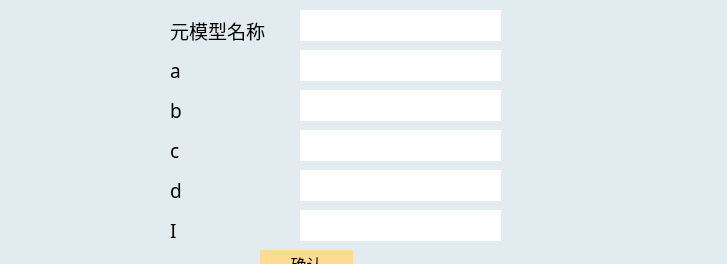
<?xml version="1.0" encoding="UTF-8"?>
<ui version="4.0">
 <class>Form</class>
 <widget class="QWidget" name="Form">
  <property name="geometry">
   <rect>
    <x>0</x>
    <y>0</y>
    <width>727</width>
    <height>264</height>
   </rect>
  </property>
  <property name="windowTitle">
   <string>Form</string>
  </property>
  <property name="styleSheet">
   <string notr="true">QWidget {
            background-color:#e2ebf0;          
			border-style: solid;
        }</string>
  </property>
  <widget class="QLineEdit" name="aEdit">
   <property name="geometry">
    <rect>
     <x>300</x>
     <y>50</y>
     <width>201</width>
     <height>31</height>
    </rect>
   </property>
   <property name="styleSheet">
    <string notr="true">QLineEdit {
            background-color:#FFFFFF;          
			border-style: solid;
        }</string>
   </property>
  </widget>
  <widget class="QLineEdit" name="bEdit">
   <property name="geometry">
    <rect>
     <x>300</x>
     <y>90</y>
     <width>201</width>
     <height>31</height>
    </rect>
   </property>
   <property name="styleSheet">
    <string notr="true">QLineEdit {
            background-color:#FFFFFF;          
			border-style: solid;
        }</string>
   </property>
  </widget>
  <widget class="QLabel" name="label">
   <property name="geometry">
    <rect>
     <x>170</x>
     <y>60</y>
     <width>71</width>
     <height>21</height>
    </rect>
   </property>
   <property name="font">
    <font>
     <family>黑体</family>
     <pointsize>14</pointsize>
    </font>
   </property>
   <property name="text">
    <string>a</string>
   </property>
  </widget>
  <widget class="QLabel" name="label_2">
   <property name="geometry">
    <rect>
     <x>170</x>
     <y>100</y>
     <width>71</width>
     <height>21</height>
    </rect>
   </property>
   <property name="font">
    <font>
     <family>黑体</family>
     <pointsize>14</pointsize>
    </font>
   </property>
   <property name="text">
    <string>b</string>
   </property>
  </widget>
  <widget class="QLabel" name="label_3">
   <property name="geometry">
    <rect>
     <x>170</x>
     <y>180</y>
     <width>71</width>
     <height>21</height>
    </rect>
   </property>
   <property name="font">
    <font>
     <family>黑体</family>
     <pointsize>14</pointsize>
    </font>
   </property>
   <property name="text">
    <string>d</string>
   </property>
  </widget>
  <widget class="QLineEdit" name="cEdit">
   <property name="geometry">
    <rect>
     <x>300</x>
     <y>130</y>
     <width>201</width>
     <height>31</height>
    </rect>
   </property>
   <property name="styleSheet">
    <string notr="true">QLineEdit {
            background-color:#FFFFFF;          
			border-style: solid;
        }</string>
   </property>
  </widget>
  <widget class="QLineEdit" name="dEdit">
   <property name="geometry">
    <rect>
     <x>300</x>
     <y>170</y>
     <width>201</width>
     <height>31</height>
    </rect>
   </property>
   <property name="styleSheet">
    <string notr="true">QLineEdit {
            background-color:#FFFFFF;          
			border-style: solid;
        }</string>
   </property>
  </widget>
  <widget class="QLabel" name="label_4">
   <property name="geometry">
    <rect>
     <x>170</x>
     <y>140</y>
     <width>71</width>
     <height>21</height>
    </rect>
   </property>
   <property name="font">
    <font>
     <family>黑体</family>
     <pointsize>14</pointsize>
    </font>
   </property>
   <property name="text">
    <string>c</string>
   </property>
  </widget>
  <widget class="QLineEdit" name="IEdit">
   <property name="geometry">
    <rect>
     <x>300</x>
     <y>210</y>
     <width>201</width>
     <height>31</height>
    </rect>
   </property>
   <property name="styleSheet">
    <string notr="true">QLineEdit {
            background-color:#FFFFFF;          
			border-style: solid;
        }</string>
   </property>
  </widget>
  <widget class="QLabel" name="label_5">
   <property name="geometry">
    <rect>
     <x>170</x>
     <y>220</y>
     <width>71</width>
     <height>21</height>
    </rect>
   </property>
   <property name="font">
    <font>
     <family>黑体</family>
     <pointsize>14</pointsize>
    </font>
   </property>
   <property name="text">
    <string>I</string>
   </property>
  </widget>
  <widget class="QLineEdit" name="nameEdit">
   <property name="geometry">
    <rect>
     <x>300</x>
     <y>10</y>
     <width>201</width>
     <height>31</height>
    </rect>
   </property>
   <property name="styleSheet">
    <string notr="true">QLineEdit {
            background-color:#FFFFFF;          
			border-style: solid;
        }</string>
   </property>
  </widget>
  <widget class="QLabel" name="label_6">
   <property name="geometry">
    <rect>
     <x>170</x>
     <y>20</y>
     <width>121</width>
     <height>21</height>
    </rect>
   </property>
   <property name="font">
    <font>
     <family>黑体</family>
     <pointsize>14</pointsize>
    </font>
   </property>
   <property name="text">
    <string>元模型名称</string>
   </property>
  </widget>
  <widget class="QPushButton" name="ackButton">
   <property name="geometry">
    <rect>
     <x>260</x>
     <y>250</y>
     <width>93</width>
     <height>28</height>
    </rect>
   </property>
   <property name="font">
    <font>
     <family>.System San Francisco Display</family>
     <pointsize>12</pointsize>
    </font>
   </property>
   <property name="styleSheet">
    <string notr="true">QPushButton {
            background-color:#fddb92;          
			border-style: solid;
        }</string>
   </property>
   <property name="text">
    <string>确认</string>
   </property>
  </widget>
 </widget>
 <resources/>
 <connections/>
</ui>
